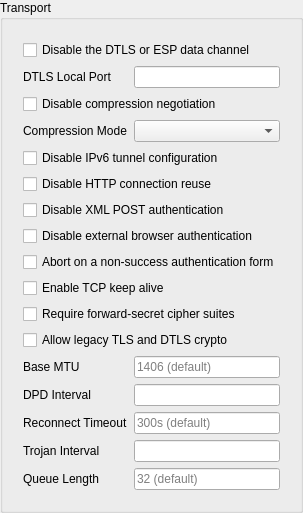
        <widget class="QGroupBox" name="transport_box">
         <property name="title">
          <string>Transport</string>
         </property>
         <layout class="QVBoxLayout" name="transport_box_layout">
          <item>
           <widget class="QWidget" name="transport_box_form_w" native="true">
            <layout class="QFormLayout" name="transport_box_form">
             <item row="0" column="0" colspan="2">
              <widget class="QCheckBox" name="no_udp">
               <property name="toolTip">
                <string>&lt;html&gt;&lt;head/&gt;&lt;body&gt;&lt;p&gt;Uses the TLS data channel only.&lt;/p&gt;&lt;/body&gt;&lt;/html&gt;</string>
               </property>
               <property name="text">
                <string>Disable the DTLS or ESP data channel</string>
               </property>
              </widget>
             </item>
             <item row="1" column="0">
              <widget class="QLabel" name="dtls_local_port_l">
               <property name="toolTip">
                <string>&lt;html&gt;&lt;head/&gt;&lt;body&gt;&lt;p&gt;Local UDP port used by the secondary data channel. An ephemeral port is selected by default.&lt;/p&gt;&lt;/body&gt;&lt;/html&gt;</string>
               </property>
               <property name="text">
                <string>DTLS Local Port</string>
               </property>
              </widget>
             </item>
             <item row="1" column="1">
              <widget class="QLineEdit" name="dtls_local_port"/>
             </item>
             <item row="2" column="0" colspan="2">
              <widget class="QCheckBox" name="compression_disabled">
               <property name="toolTip">
                <string>&lt;html&gt;&lt;head/&gt;&lt;body&gt;&lt;p&gt;Compression can weaken traffic confidentiality. Conflicts with the compression mode all.&lt;/p&gt;&lt;/body&gt;&lt;/html&gt;</string>
               </property>
               <property name="text">
                <string>Disable compression negotiation</string>
               </property>
              </widget>
             </item>
             <item row="3" column="0">
              <widget class="QLabel" name="compression_mode_l">
               <property name="toolTip">
                <string>&lt;html&gt;&lt;head/&gt;&lt;body&gt;&lt;p&gt;stateless is used by default. all additionally advertises stateful deflate for CSTP and carries extra confidentiality risk.&lt;/p&gt;&lt;/body&gt;&lt;/html&gt;</string>
               </property>
               <property name="text">
                <string>Compression Mode</string>
               </property>
              </widget>
             </item>
             <item row="3" column="1">
              <widget class="NoWheelComboBox" name="compression_mode"/>
             </item>
             <item row="4" column="0" colspan="2">
              <widget class="QCheckBox" name="ipv6_disabled">
               <property name="text">
                <string>Disable IPv6 tunnel configuration</string>
               </property>
              </widget>
             </item>
             <item row="5" column="0" colspan="2">
              <widget class="QCheckBox" name="http_keepalive_disabled">
               <property name="toolTip">
                <string>&lt;html&gt;&lt;head/&gt;&lt;body&gt;&lt;p&gt;Applies to authentication and configuration requests.&lt;/p&gt;&lt;/body&gt;&lt;/html&gt;</string>
               </property>
               <property name="text">
                <string>Disable HTTP connection reuse</string>
               </property>
              </widget>
             </item>
             <item row="6" column="0" colspan="2">
              <widget class="QCheckBox" name="xml_post_disabled">
               <property name="toolTip">
                <string>&lt;html&gt;&lt;head/&gt;&lt;body&gt;&lt;p&gt;Starts AnyConnect authentication with the legacy GET flow.&lt;/p&gt;&lt;/body&gt;&lt;/html&gt;</string>
               </property>
               <property name="text">
                <string>Disable XML POST authentication</string>
               </property>
              </widget>
             </item>
             <item row="7" column="0" colspan="2">
              <widget class="QCheckBox" name="external_auth_disabled">
               <property name="toolTip">
                <string>&lt;html&gt;&lt;head/&gt;&lt;body&gt;&lt;p&gt;External authentication is not advertised and any unexpected SSO or SAML request is rejected.&lt;/p&gt;&lt;/body&gt;&lt;/html&gt;</string>
               </property>
               <property name="text">
                <string>Disable external browser authentication</string>
               </property>
              </widget>
             </item>
             <item row="8" column="0" colspan="2">
              <widget class="QCheckBox" name="password_authentication_disabled">
               <property name="toolTip">
                <string>&lt;html&gt;&lt;head/&gt;&lt;body&gt;&lt;p&gt;Matches OpenConnect --no-passwd. Does not affect other flavors or a session supplied by a cookie.&lt;/p&gt;&lt;/body&gt;&lt;/html&gt;</string>
               </property>
               <property name="text">
                <string>Abort on a non-success authentication form</string>
               </property>
              </widget>
             </item>
             <item row="9" column="0" colspan="2">
              <widget class="QCheckBox" name="tcp_keep_alive_enabled">
               <property name="toolTip">
                <string>&lt;html&gt;&lt;head/&gt;&lt;body&gt;&lt;p&gt;Disabled by default to match OpenConnect.&lt;/p&gt;&lt;/body&gt;&lt;/html&gt;</string>
               </property>
               <property name="text">
                <string>Enable TCP keep alive</string>
               </property>
              </widget>
             </item>
             <item row="10" column="0" colspan="2">
              <widget class="QCheckBox" name="pfs">
               <property name="toolTip">
                <string>&lt;html&gt;&lt;head/&gt;&lt;body&gt;&lt;p&gt;For TLS 1.2 and earlier. Disabled by default for servers that require RSA key exchange.&lt;/p&gt;&lt;/body&gt;&lt;/html&gt;</string>
               </property>
               <property name="text">
                <string>Require forward-secret cipher suites</string>
               </property>
              </widget>
             </item>
             <item row="11" column="0" colspan="2">
              <widget class="QCheckBox" name="allow_insecure_crypto">
               <property name="toolTip">
                <string>&lt;html&gt;&lt;head/&gt;&lt;body&gt;&lt;p&gt;Enables weak cipher suites and TLS 1.0 compatibility. It does not disable server certificate verification.&lt;/p&gt;&lt;/body&gt;&lt;/html&gt;</string>
               </property>
               <property name="text">
                <string>Allow legacy TLS and DTLS crypto</string>
               </property>
              </widget>
             </item>
             <item row="12" column="0">
              <widget class="QLabel" name="base_mtu_l">
               <property name="toolTip">
                <string>&lt;html&gt;&lt;head/&gt;&lt;body&gt;&lt;p&gt;Base path MTU used to calculate the tunnel MTU after outer IP, transport and protocol overhead. Values below 1280 are treated as 1280.&lt;/p&gt;&lt;/body&gt;&lt;/html&gt;</string>
               </property>
               <property name="text">
                <string>Base MTU</string>
               </property>
              </widget>
             </item>
             <item row="12" column="1">
              <widget class="QLineEdit" name="base_mtu">
               <property name="placeholderText">
                <string>1406 (default)</string>
               </property>
              </widget>
             </item>
             <item row="13" column="0">
              <widget class="QLabel" name="dpd_interval_l">
               <property name="toolTip">
                <string>&lt;html&gt;&lt;head/&gt;&lt;body&gt;&lt;p&gt;Overrides the dead peer detection interval. Positive values below 2s are treated as 2s.&lt;/p&gt;&lt;/body&gt;&lt;/html&gt;</string>
               </property>
               <property name="text">
                <string>DPD Interval</string>
               </property>
              </widget>
             </item>
             <item row="13" column="1">
              <widget class="QLineEdit" name="dpd_interval"/>
             </item>
             <item row="14" column="0">
              <widget class="QLabel" name="reconnect_timeout_l">
               <property name="toolTip">
                <string>&lt;html&gt;&lt;head/&gt;&lt;body&gt;&lt;p&gt;Maximum accumulated backoff time after failed reconnect attempts.&lt;/p&gt;&lt;/body&gt;&lt;/html&gt;</string>
               </property>
               <property name="text">
                <string>Reconnect Timeout</string>
               </property>
              </widget>
             </item>
             <item row="14" column="1">
              <widget class="QLineEdit" name="reconnect_timeout">
               <property name="placeholderText">
                <string>300s (default)</string>
               </property>
              </widget>
             </item>
             <item row="15" column="0">
              <widget class="QLabel" name="trojan_interval_l">
               <property name="toolTip">
                <string>&lt;html&gt;&lt;head/&gt;&lt;body&gt;&lt;p&gt;Overrides the interval between GlobalProtect HIP reports or Network Connect TNCC checks.&lt;/p&gt;&lt;/body&gt;&lt;/html&gt;</string>
               </property>
               <property name="text">
                <string>Trojan Interval</string>
               </property>
              </widget>
             </item>
             <item row="15" column="1">
              <widget class="QLineEdit" name="trojan_interval"/>
             </item>
             <item row="16" column="0">
              <widget class="QLabel" name="queue_length_l">
               <property name="toolTip">
                <string>&lt;html&gt;&lt;head/&gt;&lt;body&gt;&lt;p&gt;Inbound and outbound packet queue length between the VPN transport and the tunnel interface.&lt;/p&gt;&lt;/body&gt;&lt;/html&gt;</string>
               </property>
               <property name="text">
                <string>Queue Length</string>
               </property>
              </widget>
             </item>
             <item row="16" column="1">
              <widget class="QLineEdit" name="queue_length">
               <property name="placeholderText">
                <string>32 (default)</string>
               </property>
              </widget>
             </item>
            </layout>
           </widget>
          </item>
         </layout>
        </widget>
